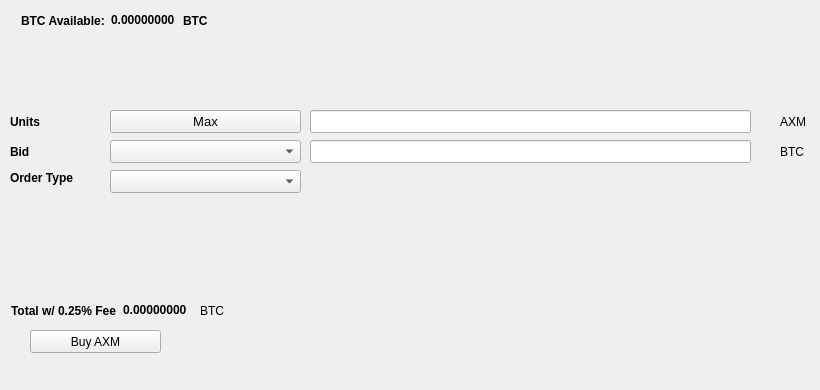
   <widget class="QWidget" name="BuyTab">
    <attribute name="title">
     <string>Buy</string>
    </attribute>
    <widget class="QPushButton" name="BuyAXM">
     <property name="geometry">
      <rect>
       <x>30</x>
       <y>330</y>
       <width>131</width>
       <height>23</height>
      </rect>
     </property>
     <property name="text">
      <string>Buy AXM</string>
     </property>
     <property name="icon">
      <iconset resource="../axiom.qrc">
       <normaloff>:/icons/bitcoin</normaloff>:/icons/bitcoin</iconset>
     </property>
    </widget>
    <widget class="QLabel" name="label_3">
     <property name="geometry">
      <rect>
       <x>10</x>
       <y>110</y>
       <width>46</width>
       <height>23</height>
      </rect>
     </property>
     <property name="font">
      <font>
       <weight>75</weight>
       <bold>true</bold>
      </font>
     </property>
     <property name="text">
      <string>Units</string>
     </property>
    </widget>
    <widget class="QLineEdit" name="UnitsInput">
     <property name="geometry">
      <rect>
       <x>310</x>
       <y>110</y>
       <width>441</width>
       <height>23</height>
      </rect>
     </property>
     <property name="font">
      <font>
       <pointsize>9</pointsize>
       <weight>75</weight>
       <bold>true</bold>
      </font>
     </property>
    </widget>
    <widget class="QLineEdit" name="BuyBidPriceEdit">
     <property name="geometry">
      <rect>
       <x>310</x>
       <y>140</y>
       <width>441</width>
       <height>23</height>
      </rect>
     </property>
     <property name="font">
      <font>
       <pointsize>9</pointsize>
       <weight>75</weight>
       <bold>true</bold>
      </font>
     </property>
    </widget>
    <widget class="QLabel" name="label_4">
     <property name="geometry">
      <rect>
       <x>780</x>
       <y>110</y>
       <width>31</width>
       <height>23</height>
      </rect>
     </property>
     <property name="text">
      <string>AXM</string>
     </property>
    </widget>
    <widget class="QLabel" name="label_5">
     <property name="geometry">
      <rect>
       <x>780</x>
       <y>140</y>
       <width>31</width>
       <height>23</height>
      </rect>
     </property>
     <property name="text">
      <string>BTC</string>
     </property>
    </widget>
    <widget class="QLabel" name="label_6">
     <property name="geometry">
      <rect>
       <x>10</x>
       <y>140</y>
       <width>46</width>
       <height>23</height>
      </rect>
     </property>
     <property name="font">
      <font>
       <weight>75</weight>
       <bold>true</bold>
      </font>
     </property>
     <property name="text">
      <string>Bid</string>
     </property>
    </widget>
    <widget class="QLabel" name="label_7">
     <property name="geometry">
      <rect>
       <x>10</x>
       <y>170</y>
       <width>91</width>
       <height>16</height>
      </rect>
     </property>
     <property name="font">
      <font>
       <weight>75</weight>
       <bold>true</bold>
      </font>
     </property>
     <property name="text">
      <string>Order Type</string>
     </property>
    </widget>
    <widget class="QPushButton" name="Buy_Max_Amount">
     <property name="geometry">
      <rect>
       <x>110</x>
       <y>110</y>
       <width>191</width>
       <height>23</height>
      </rect>
     </property>
     <property name="font">
      <font>
       <pointsize>10</pointsize>
      </font>
     </property>
     <property name="text">
      <string>Max</string>
     </property>
    </widget>
    <widget class="QComboBox" name="BuyBidcomboBox">
     <property name="geometry">
      <rect>
       <x>110</x>
       <y>140</y>
       <width>191</width>
       <height>23</height>
      </rect>
     </property>
     <property name="font">
      <font>
       <pointsize>10</pointsize>
      </font>
     </property>
    </widget>
    <widget class="QComboBox" name="buyOrdertypeCombo">
     <property name="geometry">
      <rect>
       <x>110</x>
       <y>170</y>
       <width>191</width>
       <height>23</height>
      </rect>
     </property>
     <property name="font">
      <font>
       <pointsize>10</pointsize>
      </font>
     </property>
    </widget>
    <widget class="QWidget" name="layoutWidget1">
     <property name="geometry">
      <rect>
       <x>21</x>
       <y>11</y>
       <width>227</width>
       <height>19</height>
      </rect>
     </property>
     <layout class="QHBoxLayout" name="horizontalLayout_3">
      <item>
       <widget class="QLabel" name="label232">
        <property name="font">
         <font>
          <weight>75</weight>
          <bold>true</bold>
         </font>
        </property>
        <property name="text">
         <string>BTC Available:</string>
        </property>
       </widget>
      </item>
      <item>
       <widget class="QLabel" name="BtcAvailableLbl">
        <property name="palette">
         <palette>
          <active>
           <colorrole role="WindowText">
            <brush brushstyle="SolidPattern">
             <color alpha="255">
              <red>0</red>
              <green>0</green>
              <blue>0</blue>
             </color>
            </brush>
           </colorrole>
           <colorrole role="Button">
            <brush brushstyle="SolidPattern">
             <color alpha="255">
              <red>0</red>
              <green>170</green>
              <blue>0</blue>
             </color>
            </brush>
           </colorrole>
           <colorrole role="Light">
            <brush brushstyle="SolidPattern">
             <color alpha="255">
              <red>0</red>
              <green>255</green>
              <blue>0</blue>
             </color>
            </brush>
           </colorrole>
           <colorrole role="Midlight">
            <brush brushstyle="SolidPattern">
             <color alpha="255">
              <red>0</red>
              <green>212</green>
              <blue>0</blue>
             </color>
            </brush>
           </colorrole>
           <colorrole role="Dark">
            <brush brushstyle="SolidPattern">
             <color alpha="255">
              <red>0</red>
              <green>85</green>
              <blue>0</blue>
             </color>
            </brush>
           </colorrole>
           <colorrole role="Mid">
            <brush brushstyle="SolidPattern">
             <color alpha="255">
              <red>0</red>
              <green>113</green>
              <blue>0</blue>
             </color>
            </brush>
           </colorrole>
           <colorrole role="Text">
            <brush brushstyle="SolidPattern">
             <color alpha="255">
              <red>0</red>
              <green>170</green>
              <blue>0</blue>
             </color>
            </brush>
           </colorrole>
           <colorrole role="BrightText">
            <brush brushstyle="SolidPattern">
             <color alpha="255">
              <red>255</red>
              <green>255</green>
              <blue>255</blue>
             </color>
            </brush>
           </colorrole>
           <colorrole role="ButtonText">
            <brush brushstyle="SolidPattern">
             <color alpha="255">
              <red>0</red>
              <green>0</green>
              <blue>0</blue>
             </color>
            </brush>
           </colorrole>
           <colorrole role="Base">
            <brush brushstyle="SolidPattern">
             <color alpha="255">
              <red>255</red>
              <green>255</green>
              <blue>255</blue>
             </color>
            </brush>
           </colorrole>
           <colorrole role="Window">
            <brush brushstyle="SolidPattern">
             <color alpha="255">
              <red>0</red>
              <green>170</green>
              <blue>0</blue>
             </color>
            </brush>
           </colorrole>
           <colorrole role="Shadow">
            <brush brushstyle="SolidPattern">
             <color alpha="255">
              <red>0</red>
              <green>0</green>
              <blue>0</blue>
             </color>
            </brush>
           </colorrole>
           <colorrole role="AlternateBase">
            <brush brushstyle="SolidPattern">
             <color alpha="255">
              <red>127</red>
              <green>212</green>
              <blue>127</blue>
             </color>
            </brush>
           </colorrole>
           <colorrole role="ToolTipBase">
            <brush brushstyle="SolidPattern">
             <color alpha="255">
              <red>255</red>
              <green>255</green>
              <blue>220</blue>
             </color>
            </brush>
           </colorrole>
           <colorrole role="ToolTipText">
            <brush brushstyle="SolidPattern">
             <color alpha="255">
              <red>0</red>
              <green>0</green>
              <blue>0</blue>
             </color>
            </brush>
           </colorrole>
          </active>
          <inactive>
           <colorrole role="WindowText">
            <brush brushstyle="SolidPattern">
             <color alpha="255">
              <red>0</red>
              <green>0</green>
              <blue>0</blue>
             </color>
            </brush>
           </colorrole>
           <colorrole role="Button">
            <brush brushstyle="SolidPattern">
             <color alpha="255">
              <red>0</red>
              <green>170</green>
              <blue>0</blue>
             </color>
            </brush>
           </colorrole>
           <colorrole role="Light">
            <brush brushstyle="SolidPattern">
             <color alpha="255">
              <red>0</red>
              <green>255</green>
              <blue>0</blue>
             </color>
            </brush>
           </colorrole>
           <colorrole role="Midlight">
            <brush brushstyle="SolidPattern">
             <color alpha="255">
              <red>0</red>
              <green>212</green>
              <blue>0</blue>
             </color>
            </brush>
           </colorrole>
           <colorrole role="Dark">
            <brush brushstyle="SolidPattern">
             <color alpha="255">
              <red>0</red>
              <green>85</green>
              <blue>0</blue>
             </color>
            </brush>
           </colorrole>
           <colorrole role="Mid">
            <brush brushstyle="SolidPattern">
             <color alpha="255">
              <red>0</red>
              <green>113</green>
              <blue>0</blue>
             </color>
            </brush>
           </colorrole>
           <colorrole role="Text">
            <brush brushstyle="SolidPattern">
             <color alpha="255">
              <red>0</red>
              <green>170</green>
              <blue>0</blue>
             </color>
            </brush>
           </colorrole>
           <colorrole role="BrightText">
            <brush brushstyle="SolidPattern">
             <color alpha="255">
              <red>255</red>
              <green>255</green>
              <blue>255</blue>
             </color>
            </brush>
           </colorrole>
           <colorrole role="ButtonText">
            <brush brushstyle="SolidPattern">
             <color alpha="255">
              <red>0</red>
              <green>0</green>
              <blue>0</blue>
             </color>
            </brush>
           </colorrole>
           <colorrole role="Base">
            <brush brushstyle="SolidPattern">
             <color alpha="255">
              <red>255</red>
              <green>255</green>
              <blue>255</blue>
             </color>
            </brush>
           </colorrole>
           <colorrole role="Window">
            <brush brushstyle="SolidPattern">
             <color alpha="255">
              <red>0</red>
              <green>170</green>
              <blue>0</blue>
             </color>
            </brush>
           </colorrole>
           <colorrole role="Shadow">
            <brush brushstyle="SolidPattern">
             <color alpha="255">
              <red>0</red>
              <green>0</green>
              <blue>0</blue>
             </color>
            </brush>
           </colorrole>
           <colorrole role="AlternateBase">
            <brush brushstyle="SolidPattern">
             <color alpha="255">
              <red>127</red>
              <green>212</green>
              <blue>127</blue>
             </color>
            </brush>
           </colorrole>
           <colorrole role="ToolTipBase">
            <brush brushstyle="SolidPattern">
             <color alpha="255">
              <red>255</red>
              <green>255</green>
              <blue>220</blue>
             </color>
            </brush>
           </colorrole>
           <colorrole role="ToolTipText">
            <brush brushstyle="SolidPattern">
             <color alpha="255">
              <red>0</red>
              <green>0</green>
              <blue>0</blue>
             </color>
            </brush>
           </colorrole>
          </inactive>
          <disabled>
           <colorrole role="WindowText">
            <brush brushstyle="SolidPattern">
             <color alpha="255">
              <red>0</red>
              <green>85</green>
              <blue>0</blue>
             </color>
            </brush>
           </colorrole>
           <colorrole role="Button">
            <brush brushstyle="SolidPattern">
             <color alpha="255">
              <red>0</red>
              <green>170</green>
              <blue>0</blue>
             </color>
            </brush>
           </colorrole>
           <colorrole role="Light">
            <brush brushstyle="SolidPattern">
             <color alpha="255">
              <red>0</red>
              <green>255</green>
              <blue>0</blue>
             </color>
            </brush>
           </colorrole>
           <colorrole role="Midlight">
            <brush brushstyle="SolidPattern">
             <color alpha="255">
              <red>0</red>
              <green>212</green>
              <blue>0</blue>
             </color>
            </brush>
           </colorrole>
           <colorrole role="Dark">
            <brush brushstyle="SolidPattern">
             <color alpha="255">
              <red>0</red>
              <green>85</green>
              <blue>0</blue>
             </color>
            </brush>
           </colorrole>
           <colorrole role="Mid">
            <brush brushstyle="SolidPattern">
             <color alpha="255">
              <red>0</red>
              <green>113</green>
              <blue>0</blue>
             </color>
            </brush>
           </colorrole>
           <colorrole role="Text">
            <brush brushstyle="SolidPattern">
             <color alpha="255">
              <red>0</red>
              <green>85</green>
              <blue>0</blue>
             </color>
            </brush>
           </colorrole>
           <colorrole role="BrightText">
            <brush brushstyle="SolidPattern">
             <color alpha="255">
              <red>255</red>
              <green>255</green>
              <blue>255</blue>
             </color>
            </brush>
           </colorrole>
           <colorrole role="ButtonText">
            <brush brushstyle="SolidPattern">
             <color alpha="255">
              <red>0</red>
              <green>85</green>
              <blue>0</blue>
             </color>
            </brush>
           </colorrole>
           <colorrole role="Base">
            <brush brushstyle="SolidPattern">
             <color alpha="255">
              <red>0</red>
              <green>170</green>
              <blue>0</blue>
             </color>
            </brush>
           </colorrole>
           <colorrole role="Window">
            <brush brushstyle="SolidPattern">
             <color alpha="255">
              <red>0</red>
              <green>170</green>
              <blue>0</blue>
             </color>
            </brush>
           </colorrole>
           <colorrole role="Shadow">
            <brush brushstyle="SolidPattern">
             <color alpha="255">
              <red>0</red>
              <green>0</green>
              <blue>0</blue>
             </color>
            </brush>
           </colorrole>
           <colorrole role="AlternateBase">
            <brush brushstyle="SolidPattern">
             <color alpha="255">
              <red>0</red>
              <green>170</green>
              <blue>0</blue>
             </color>
            </brush>
           </colorrole>
           <colorrole role="ToolTipBase">
            <brush brushstyle="SolidPattern">
             <color alpha="255">
              <red>255</red>
              <green>255</green>
              <blue>220</blue>
             </color>
            </brush>
           </colorrole>
           <colorrole role="ToolTipText">
            <brush brushstyle="SolidPattern">
             <color alpha="255">
              <red>0</red>
              <green>0</green>
              <blue>0</blue>
             </color>
            </brush>
           </colorrole>
          </disabled>
         </palette>
        </property>
        <property name="font">
         <font>
          <weight>75</weight>
          <bold>true</bold>
         </font>
        </property>
        <property name="text">
         <string>0.00000000</string>
        </property>
        <property name="textInteractionFlags">
         <set>Qt::LinksAccessibleByMouse|Qt::TextSelectableByKeyboard|Qt::TextSelectableByMouse</set>
        </property>
       </widget>
      </item>
      <item>
       <widget class="QLabel" name="BtcAvailableLbl_2">
        <property name="font">
         <font>
          <weight>75</weight>
          <bold>true</bold>
         </font>
        </property>
        <property name="text">
         <string>BTC</string>
        </property>
       </widget>
      </item>
     </layout>
    </widget>
    <widget class="QWidget" name="layoutWidge2">
     <property name="geometry">
      <rect>
       <x>11</x>
       <y>301</y>
       <width>259</width>
       <height>19</height>
      </rect>
     </property>
     <layout class="QHBoxLayout" name="horizontalLayout_4">
      <item>
       <widget class="QLabel" name="label_9">
        <property name="font">
         <font>
          <weight>75</weight>
          <bold>true</bold>
         </font>
        </property>
        <property name="text">
         <string>Total w/ 0.25% Fee</string>
        </property>
       </widget>
      </item>
      <item>
       <widget class="QLabel" name="BuyCostLabel">
        <property name="palette">
         <palette>
          <active>
           <colorrole role="WindowText">
            <brush brushstyle="SolidPattern">
             <color alpha="255">
              <red>0</red>
              <green>0</green>
              <blue>0</blue>
             </color>
            </brush>
           </colorrole>
           <colorrole role="Button">
            <brush brushstyle="SolidPattern">
             <color alpha="255">
              <red>0</red>
              <green>170</green>
              <blue>0</blue>
             </color>
            </brush>
           </colorrole>
           <colorrole role="Light">
            <brush brushstyle="SolidPattern">
             <color alpha="255">
              <red>0</red>
              <green>255</green>
              <blue>0</blue>
             </color>
            </brush>
           </colorrole>
           <colorrole role="Midlight">
            <brush brushstyle="SolidPattern">
             <color alpha="255">
              <red>0</red>
              <green>212</green>
              <blue>0</blue>
             </color>
            </brush>
           </colorrole>
           <colorrole role="Dark">
            <brush brushstyle="SolidPattern">
             <color alpha="255">
              <red>0</red>
              <green>85</green>
              <blue>0</blue>
             </color>
            </brush>
           </colorrole>
           <colorrole role="Mid">
            <brush brushstyle="SolidPattern">
             <color alpha="255">
              <red>0</red>
              <green>113</green>
              <blue>0</blue>
             </color>
            </brush>
           </colorrole>
           <colorrole role="Text">
            <brush brushstyle="SolidPattern">
             <color alpha="255">
              <red>0</red>
              <green>170</green>
              <blue>0</blue>
             </color>
            </brush>
           </colorrole>
           <colorrole role="BrightText">
            <brush brushstyle="SolidPattern">
             <color alpha="255">
              <red>255</red>
              <green>255</green>
              <blue>255</blue>
             </color>
            </brush>
           </colorrole>
           <colorrole role="ButtonText">
            <brush brushstyle="SolidPattern">
             <color alpha="255">
              <red>0</red>
              <green>0</green>
              <blue>0</blue>
             </color>
            </brush>
           </colorrole>
           <colorrole role="Base">
            <brush brushstyle="SolidPattern">
             <color alpha="255">
              <red>255</red>
              <green>255</green>
              <blue>255</blue>
             </color>
            </brush>
           </colorrole>
           <colorrole role="Window">
            <brush brushstyle="SolidPattern">
             <color alpha="255">
              <red>0</red>
              <green>170</green>
              <blue>0</blue>
             </color>
            </brush>
           </colorrole>
           <colorrole role="Shadow">
            <brush brushstyle="SolidPattern">
             <color alpha="255">
              <red>0</red>
              <green>0</green>
              <blue>0</blue>
             </color>
            </brush>
           </colorrole>
           <colorrole role="AlternateBase">
            <brush brushstyle="SolidPattern">
             <color alpha="255">
              <red>127</red>
              <green>212</green>
              <blue>127</blue>
             </color>
            </brush>
           </colorrole>
           <colorrole role="ToolTipBase">
            <brush brushstyle="SolidPattern">
             <color alpha="255">
              <red>255</red>
              <green>255</green>
              <blue>220</blue>
             </color>
            </brush>
           </colorrole>
           <colorrole role="ToolTipText">
            <brush brushstyle="SolidPattern">
             <color alpha="255">
              <red>0</red>
              <green>0</green>
              <blue>0</blue>
             </color>
            </brush>
           </colorrole>
          </active>
          <inactive>
           <colorrole role="WindowText">
            <brush brushstyle="SolidPattern">
             <color alpha="255">
              <red>0</red>
              <green>0</green>
              <blue>0</blue>
             </color>
            </brush>
           </colorrole>
           <colorrole role="Button">
            <brush brushstyle="SolidPattern">
             <color alpha="255">
              <red>0</red>
              <green>170</green>
              <blue>0</blue>
             </color>
            </brush>
           </colorrole>
           <colorrole role="Light">
            <brush brushstyle="SolidPattern">
             <color alpha="255">
              <red>0</red>
              <green>255</green>
              <blue>0</blue>
             </color>
            </brush>
           </colorrole>
           <colorrole role="Midlight">
            <brush brushstyle="SolidPattern">
             <color alpha="255">
              <red>0</red>
              <green>212</green>
              <blue>0</blue>
             </color>
            </brush>
           </colorrole>
           <colorrole role="Dark">
            <brush brushstyle="SolidPattern">
             <color alpha="255">
              <red>0</red>
              <green>85</green>
              <blue>0</blue>
             </color>
            </brush>
           </colorrole>
           <colorrole role="Mid">
            <brush brushstyle="SolidPattern">
             <color alpha="255">
              <red>0</red>
              <green>113</green>
              <blue>0</blue>
             </color>
            </brush>
           </colorrole>
           <colorrole role="Text">
            <brush brushstyle="SolidPattern">
             <color alpha="255">
              <red>0</red>
              <green>170</green>
              <blue>0</blue>
             </color>
            </brush>
           </colorrole>
           <colorrole role="BrightText">
            <brush brushstyle="SolidPattern">
             <color alpha="255">
              <red>255</red>
              <green>255</green>
              <blue>255</blue>
             </color>
            </brush>
           </colorrole>
           <colorrole role="ButtonText">
            <brush brushstyle="SolidPattern">
             <color alpha="255">
              <red>0</red>
              <green>0</green>
              <blue>0</blue>
             </color>
            </brush>
           </colorrole>
           <colorrole role="Base">
            <brush brushstyle="SolidPattern">
             <color alpha="255">
              <red>255</red>
              <green>255</green>
              <blue>255</blue>
             </color>
            </brush>
           </colorrole>
           <colorrole role="Window">
            <brush brushstyle="SolidPattern">
             <color alpha="255">
              <red>0</red>
              <green>170</green>
              <blue>0</blue>
             </color>
            </brush>
           </colorrole>
           <colorrole role="Shadow">
            <brush brushstyle="SolidPattern">
             <color alpha="255">
              <red>0</red>
              <green>0</green>
              <blue>0</blue>
             </color>
            </brush>
           </colorrole>
           <colorrole role="AlternateBase">
            <brush brushstyle="SolidPattern">
             <color alpha="255">
              <red>127</red>
              <green>212</green>
              <blue>127</blue>
             </color>
            </brush>
           </colorrole>
           <colorrole role="ToolTipBase">
            <brush brushstyle="SolidPattern">
             <color alpha="255">
              <red>255</red>
              <green>255</green>
              <blue>220</blue>
             </color>
            </brush>
           </colorrole>
           <colorrole role="ToolTipText">
            <brush brushstyle="SolidPattern">
             <color alpha="255">
              <red>0</red>
              <green>0</green>
              <blue>0</blue>
             </color>
            </brush>
           </colorrole>
          </inactive>
          <disabled>
           <colorrole role="WindowText">
            <brush brushstyle="SolidPattern">
             <color alpha="255">
              <red>0</red>
              <green>85</green>
              <blue>0</blue>
             </color>
            </brush>
           </colorrole>
           <colorrole role="Button">
            <brush brushstyle="SolidPattern">
             <color alpha="255">
              <red>0</red>
              <green>170</green>
              <blue>0</blue>
             </color>
            </brush>
           </colorrole>
           <colorrole role="Light">
            <brush brushstyle="SolidPattern">
             <color alpha="255">
              <red>0</red>
              <green>255</green>
              <blue>0</blue>
             </color>
            </brush>
           </colorrole>
           <colorrole role="Midlight">
            <brush brushstyle="SolidPattern">
             <color alpha="255">
              <red>0</red>
              <green>212</green>
              <blue>0</blue>
             </color>
            </brush>
           </colorrole>
           <colorrole role="Dark">
            <brush brushstyle="SolidPattern">
             <color alpha="255">
              <red>0</red>
              <green>85</green>
              <blue>0</blue>
             </color>
            </brush>
           </colorrole>
           <colorrole role="Mid">
            <brush brushstyle="SolidPattern">
             <color alpha="255">
              <red>0</red>
              <green>113</green>
              <blue>0</blue>
             </color>
            </brush>
           </colorrole>
           <colorrole role="Text">
            <brush brushstyle="SolidPattern">
             <color alpha="255">
              <red>0</red>
              <green>85</green>
              <blue>0</blue>
             </color>
            </brush>
           </colorrole>
           <colorrole role="BrightText">
            <brush brushstyle="SolidPattern">
             <color alpha="255">
              <red>255</red>
              <green>255</green>
              <blue>255</blue>
             </color>
            </brush>
           </colorrole>
           <colorrole role="ButtonText">
            <brush brushstyle="SolidPattern">
             <color alpha="255">
              <red>0</red>
              <green>85</green>
              <blue>0</blue>
             </color>
            </brush>
           </colorrole>
           <colorrole role="Base">
            <brush brushstyle="SolidPattern">
             <color alpha="255">
              <red>0</red>
              <green>170</green>
              <blue>0</blue>
             </color>
            </brush>
           </colorrole>
           <colorrole role="Window">
            <brush brushstyle="SolidPattern">
             <color alpha="255">
              <red>0</red>
              <green>170</green>
              <blue>0</blue>
             </color>
            </brush>
           </colorrole>
           <colorrole role="Shadow">
            <brush brushstyle="SolidPattern">
             <color alpha="255">
              <red>0</red>
              <green>0</green>
              <blue>0</blue>
             </color>
            </brush>
           </colorrole>
           <colorrole role="AlternateBase">
            <brush brushstyle="SolidPattern">
             <color alpha="255">
              <red>0</red>
              <green>170</green>
              <blue>0</blue>
             </color>
            </brush>
           </colorrole>
           <colorrole role="ToolTipBase">
            <brush brushstyle="SolidPattern">
             <color alpha="255">
              <red>255</red>
              <green>255</green>
              <blue>220</blue>
             </color>
            </brush>
           </colorrole>
           <colorrole role="ToolTipText">
            <brush brushstyle="SolidPattern">
             <color alpha="255">
              <red>0</red>
              <green>0</green>
              <blue>0</blue>
             </color>
            </brush>
           </colorrole>
          </disabled>
         </palette>
        </property>
        <property name="font">
         <font>
          <weight>75</weight>
          <bold>true</bold>
         </font>
        </property>
        <property name="autoFillBackground">
         <bool>false</bool>
        </property>
        <property name="text">
         <string>0.00000000</string>
        </property>
        <property name="textInteractionFlags">
         <set>Qt::LinksAccessibleByMouse|Qt::TextSelectableByMouse</set>
        </property>
       </widget>
      </item>
      <item>
       <widget class="QLabel" name="label_10">
        <property name="font">
         <font>
          <weight>50</weight>
          <bold>false</bold>
         </font>
        </property>
        <property name="text">
         <string>BTC</string>
        </property>
       </widget>
      </item>
     </layout>
    </widget>
    <widget class="QLabel" name="label_24">
     <property name="geometry">
      <rect>
       <x>460</x>
       <y>300</y>
       <width>281</width>
       <height>81</height>
      </rect>
     </property>
     <property name="text">
      <string/>
     </property>
     <property name="pixmap">
      <pixmap>:/images/bittrex</pixmap>
     </property>
    </widget>
   </widget>
